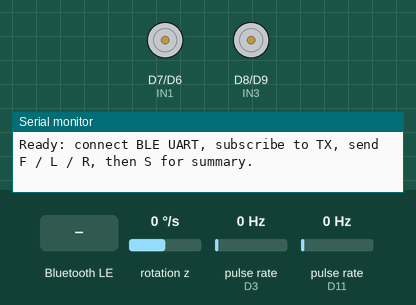
This sketch was run on a simulated Arduino Nano 33 IoT. Parts: motor-driver pin pairs drawn as motors (green arrow = first pin HIGH = forward, orange = second pin HIGH = backward, longer = more drive, scaled by the enable pin), the last lines printed to the serial monitor. Wiring (inferred from the names in the program): 2 × pulse sensor: data D3 / data D11; MPU-6050 motion sensor at I2C address 0x68. The inputs (shaded band) are chosen by the test bench; at power-on: rotation z 0 °/s, pulse rate (sensors on D3, D11) 0 Hz. Nothing arrives over Bluetooth unless stated; a phone connects over Bluetooth LE 3 s after start.

Above: at 1.8 s.
1.9 s: Bluetooth LE write "STOP" received
4.9 s: Bluetooth LE write "START" received
At 5.8 s:
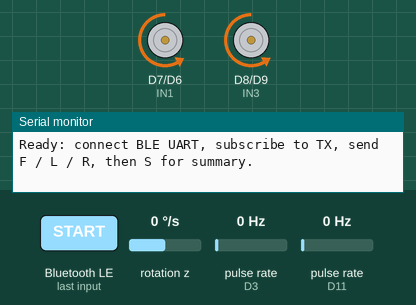
6.4 s: Bluetooth LE write "S" received
At 7.7 s:
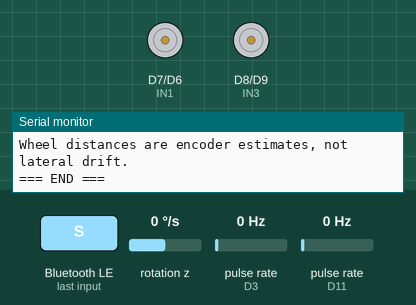
Timing chart, 0 to 9.4 s (numbered marks = the images above; inputs shaded):
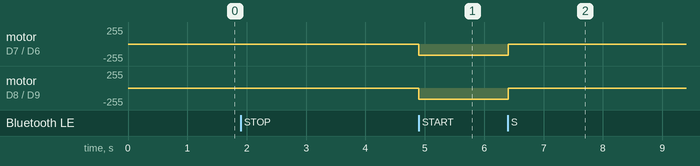

The sketch:

test_drive_ble.ino
```cpp
#include <Wire.h>
#include <ArduinoBLE.h>

// Declare the custom type and prototype before Arduino generates function prototypes.
enum Motion { IDLE, FORWARD, LEFT, RIGHT };
void startMotion(Motion requested);

// Standalone straight drive. Settings copied from robotcurclerun_raw.
// BLE UART: F/START = forward, L = left, R = right, S/STOP = brake + summary.
// Turns use one forward wheel; sensors measure motion without steering correction.
const int ENA = 5;
const int IN1 = 7;
const int IN2 = 6;
const int ENB = 10;
const int IN3 = 8;
const int IN4 = 9;
const int ENCODER_L = 3;
const int ENCODER_R = 11;
int RUN_SPEED = 43750;
const float LEFT_RATIO = 0.9980f;
const int TURN_SPEED = 45000;
const int DISK_SLOTS = 20;
const float CM_PER_PULSE = 3.14159265f * 6.5f / DISK_SLOTS;
const float TRACK_WIDTH_CM = 14.5f;
const unsigned long BRAKE_MS = 150;
volatile unsigned long pulse_count_L = 0;
volatile unsigned long pulse_count_R = 0;
void isr_count_L() { pulse_count_L++; }
void isr_count_R() { pulse_count_R++; }

BLEService uartService("6E400001-B5A3-F393-E0A9-E50E24DCCA9E");
BLECharacteristic txChar("6E400003-B5A3-F393-E0A9-E50E24DCCA9E", BLENotify, 200);
BLECharacteristic rxChar("6E400002-B5A3-F393-E0A9-E50E24DCCA9E", BLEWrite | BLEWriteWithoutResponse, 64);
bool ble_ready = false;
bool running = false;
bool braking = false;
unsigned long brake_started = 0;
Motion motion = IDLE;
unsigned long motion_started = 0;
unsigned long drive_ms = 0;
int pwm_left = 0;
int pwm_right = 0;
bool summary_pending = false;
bool gyro_valid = false;
bool gyro_saturated = false;
String report;
unsigned int report_offset = 0;
unsigned long last_report_chunk = 0;

void stopMotors() {
  analogWrite(ENA, 0);
  analogWrite(ENB, 0);
  digitalWrite(IN1, LOW);
  digitalWrite(IN2, LOW);
  digitalWrite(IN3, LOW);
  digitalWrite(IN4, LOW);
}

void brakeMotors() {
  if (braking) return;
  if (running) {
    drive_ms = millis() - motion_started;
    summary_pending = true;
  }
  running = false;
  digitalWrite(IN1, HIGH);
  digitalWrite(IN2, HIGH);
  digitalWrite(IN3, HIGH);
  digitalWrite(IN4, HIGH);
  analogWrite(ENA, 65535);
  analogWrite(ENB, 65535);
  braking = true;
  brake_started = millis();
}

void sendTelemetry(const String &message) {
  Serial.println(message);
  if (ble_ready && txChar.subscribed()) {
    txChar.writeValue(message.c_str(), message.length());
  }
}

const bool USE_MPU6050 = true; // ต่อสาย A4(SDA)/A5(SCL) แล้ว

const int MPU_ADDR = 0x68;
bool has_mpu = false;
float gyro_z_offset = 0;
float current_yaw = 0;
unsigned long last_gyro_time = 0;

bool initMPU6050() {
  if (!USE_MPU6050) {
    Serial.println("[IMU] MPU-6050 disabled (USE_MPU6050 = false).");
    has_mpu = false;
    return false;
  }

  pinMode(A4, INPUT_PULLUP);
  pinMode(A5, INPUT_PULLUP);
  Wire.begin();
  #if defined(WIRE_HAS_TIMEOUT) || defined(ARDUINO_UNOR4_WIFI) || defined(ARDUINO_UNOR4_MINIMA)
  Wire.setWireTimeout(10000, true);
  #endif

  Wire.beginTransmission(MPU_ADDR);
  byte error = Wire.endTransmission();
  if (error != 0) {
    Serial.println("[IMU] MPU-6050 not detected.");
    has_mpu = false;
    return false;
  }

  // Wake up MPU-6050
  Wire.beginTransmission(MPU_ADDR);
  Wire.write(0x6B);
  Wire.write(0x00);
  Wire.endTransmission(true);

  // Set Gyro full scale range to +/- 250 deg/s
  Wire.beginTransmission(MPU_ADDR);
  Wire.write(0x1B);
  Wire.write(0x00);
  Wire.endTransmission(true);

  Serial.println("[IMU] MPU-6050 detected! Calibrating gyro Z (keep robot still)...");
  long sum_z = 0;
  int samples = 0;
  for (int i = 0; i < 200; i++) {
    Wire.beginTransmission(MPU_ADDR);
    Wire.write(0x47);
    Wire.endTransmission(false);
    Wire.requestFrom(MPU_ADDR, 2, true);
    if (Wire.available() >= 2) {
      int16_t raw_z = (Wire.read() << 8) | Wire.read();
      sum_z += raw_z;
      samples++;
    }
    delay(3);
  }
  if (samples == 0) { has_mpu = false; return false; }
  gyro_z_offset = (float)sum_z / samples;
  current_yaw = 0;
  last_gyro_time = micros();
  has_mpu = true;
  Serial.println("[IMU] Calibration complete! Gyro reading (log-only, no correction) active.");
  return true;
}

void updateYaw() {
  if (!has_mpu) return;

  unsigned long now = micros();
  float dt = (now - last_gyro_time) / 1000000.0;
  last_gyro_time = now;

  Wire.beginTransmission(MPU_ADDR);
  Wire.write(0x47);
  Wire.endTransmission(false);
  Wire.requestFrom(MPU_ADDR, 2, true);
  if (Wire.available() >= 2) {
    int16_t raw_z = (Wire.read() << 8) | Wire.read();
    if (raw_z >= 32700 || raw_z <= -32700) gyro_saturated = true;
    float rate_z = (raw_z - gyro_z_offset) / 131.0; // 131 LSB/(deg/s)
    if (abs(rate_z) > 0.15) { // Filter sensor noise
      current_yaw += rate_z * dt;
    }
  } else {
    gyro_valid = false;
  }
}

void resetYaw() {
  current_yaw = 0;
  last_gyro_time = micros();
}


// Refuse mode changes until S finishes the current measurement and report.
void startMotion(Motion requested) {
  if (running || braking || report.length() > 0) return;
  noInterrupts();
  pulse_count_L = 0;
  pulse_count_R = 0;
  interrupts();
  resetYaw();
  gyro_valid = has_mpu;
  gyro_saturated = false;
  motion = requested;
  pwm_left = requested == LEFT ? 0 : (requested == RIGHT ? TURN_SPEED : static_cast<int>(RUN_SPEED * LEFT_RATIO));
  pwm_right = requested == RIGHT ? 0 : (requested == LEFT ? TURN_SPEED : RUN_SPEED);
  // Stationary wheel is dynamically braked; moving wheel drives forward.
  digitalWrite(IN1, requested == LEFT ? HIGH : LOW);
  digitalWrite(IN2, HIGH);
  digitalWrite(IN3, requested == RIGHT ? HIGH : LOW);
  digitalWrite(IN4, HIGH);
  analogWrite(ENA, requested == LEFT ? 65535 : pwm_left);
  analogWrite(ENB, requested == RIGHT ? 65535 : pwm_right);
  motion_started = millis();
  running = true;
}

void buildSummary() {
  noInterrupts();
  unsigned long left = pulse_count_L;
  unsigned long right = pulse_count_R;
  interrupts();
  float cm_left = left * CM_PER_PULSE;
  float cm_right = right * CM_PER_PULSE;
  float seconds = drive_ms / 1000.0f;
  bool valid_yaw = gyro_valid && !gyro_saturated;
  report = "\n=== SUMMARY ===\nMODE=" + String(motion == FORWARD ? "FORWARD" : (motion == LEFT ? "LEFT" : "RIGHT"));
  report += "\nDRIVE_MS=" + String(drive_ms) + " BRAKE_MS=" + String(BRAKE_MS);
  report += "\nPWM_L=" + String(pwm_left) + " PWM_R=" + String(pwm_right);
  report += "\nENC_L=" + String(left) + " ENC_R=" + String(right);
  report += "\nENC_DIFF_L-R=" + String((long)left - (long)right);
  report += "\nREV_L=" + String((float)left / DISK_SLOTS, 3) + " REV_R=" + String((float)right / DISK_SLOTS, 3);
  report += "\nCM_L=" + String(cm_left, 2) + " CM_R=" + String(cm_right, 2);
  report += "\nCM_DIFF_L-R=" + String(cm_left - cm_right, 2);
  report += "\nYAW_DEG=" + (valid_yaw ? String(current_yaw, 2) : String("NA"));
  report += " GYRO=" + String(!has_mpu ? "MISSING" : (!gyro_valid ? "READ_ERROR" : (gyro_saturated ? "SATURATED" : "OK")));
  if (motion == FORWARD) {
    report += "\nAVG_WHEEL_CM=" + String((cm_left + cm_right) / 2.0f, 2);
    if (left >= DISK_SLOTS && right >= DISK_SLOTS && left != right) {
      float ratio = left > right ? (float)right / left : (float)left / right;
      int old_pwm = left > right ? pwm_left : pwm_right;
      int suggested = static_cast<int>(old_pwm * ratio);
      report += "\nEST_REDUCE_" + String(left > right ? "L" : "R") + "_PCT=" + String((1.0f - ratio) * 100.0f, 2);
      report += " PWM_DROP=" + String(old_pwm - suggested) + " PWM_TRIAL=" + String(suggested);
      report += "\nEstimate only: assumes equal wheels/no slip; retest. Not applied.";
    } else {
      report += left == right && left >= DISK_SLOTS ? "\nENC balanced: no PWM reduction suggested." : "\nPWM estimate unavailable: need >=20 pulses per wheel.";
    }
  } else {
    report += "\nTURN_MS=" + String(drive_ms);
    report += "\nENC_TURN_DEG_EST=" + String((cm_right - cm_left) / TRACK_WIDTH_CM * 180.0f / 3.14159265f, 2);
    if (valid_yaw && abs(current_yaw) >= 5.0f && seconds > 0) {
      float deg = abs(current_yaw);
      report += "\nAVG_DEG_PER_SEC=" + String(deg / seconds, 2);
      report += "\nEST_MS_90=" + String(seconds * 1000.0f * 90.0f / deg, 0);
      report += " EST_MS_180=" + String(seconds * 1000.0f * 180.0f / deg, 0);
      report += "\nEST_MS_270=" + String(seconds * 1000.0f * 270.0f / deg, 0);
      report += " EST_MS_360=" + String(seconds * 1000.0f * 360.0f / deg, 0);
      report += "\nTime estimates include stopping angle; retest for acceleration/braking.";
    } else {
      report += "\nTurn time estimate unavailable: invalid gyro or angle <5 deg.";
    }
  }
  report += "\nWheel distances are encoder estimates, not lateral drift.\n=== END ===\n";
  Serial.print(report);
  report_offset = 0;
  summary_pending = false;
  motion = IDLE;
}

// One summary per stop, split into paced 20-byte UART notifications for BLE MTU.
void flushReport() {
  if (!ble_ready || report.length() == 0 || !txChar.subscribed()) return;
  if (millis() - last_report_chunk < 30) return;
  unsigned int count = report.length() - report_offset;
  if (count > 20) count = 20;
  if (txChar.writeValue((const uint8_t *)report.c_str() + report_offset, count)) {
    report_offset += count;
    last_report_chunk = millis();
    if (report_offset >= report.length()) { report = ""; report_offset = 0; }
  }
}

void setup() {
  Serial.begin(9600);
  analogWriteResolution(16);
  const int motorPins[] = {ENA, ENB, IN1, IN2, IN3, IN4};
  for (int pin : motorPins) pinMode(pin, OUTPUT);
  stopMotors();
  pinMode(ENCODER_L, INPUT_PULLUP);
  pinMode(ENCODER_R, INPUT_PULLUP);
  attachInterrupt(digitalPinToInterrupt(ENCODER_L), isr_count_L, RISING);
  attachInterrupt(digitalPinToInterrupt(ENCODER_R), isr_count_R, RISING);
  initMPU6050(); // Keep robot still during calibration.
  ble_ready = BLE.begin();
  if (!ble_ready) {
    Serial.println("BLE initialization failed. Motors remain stopped.");
    return;
  }
  BLE.setLocalName("IOT-ROBOT");
  BLE.setDeviceName("IOT-ROBOT");
  BLE.setAdvertisedService(uartService);
  uartService.addCharacteristic(txChar);
  uartService.addCharacteristic(rxChar);
  BLE.addService(uartService);
  BLE.advertise();
  Serial.println("Ready: connect BLE UART, subscribe to TX, send F / L / R, then S for summary.");
}

void loop() {
  if (ble_ready) {
    BLE.poll();
    BLEDevice central = BLE.central();
    if (central && central.connected()) {
      if (rxChar.written()) {
        String command = "";
        for (int i = 0; i < rxChar.valueLength(); i++) command += (char)rxChar.value()[i];
        command.trim();
        command.toUpperCase();
        if (command == "STOP" || command == "S") {
          brakeMotors();
        } else if (command == "START" || command == "F") {
          startMotion(FORWARD);
        } else if (command == "L") {
          startMotion(LEFT);
        } else if (command == "R") {
          startMotion(RIGHT);
        }
      }
    } else if (running) {
      brakeMotors();
    }
  }
  updateYaw();
  if (braking && millis() - brake_started >= BRAKE_MS) {
    stopMotors();
    braking = false;
    if (summary_pending) buildSummary();
  }
  flushReport();
  delay(2);
}
```

Measured:
- after the input at 4.9 s, motor on D7 (IN1) / D6 (IN2): stopped → backward 169/255 at once; motor on D8 (IN3) / D9 (IN4): stopped → backward 170/255 at once
- after the input at 6.4 s, motor on D7 (IN1) / D6 (IN2): backward 169/255 → stopped at once; motor on D8 (IN3) / D9 (IN4): backward 170/255 → stopped at once
